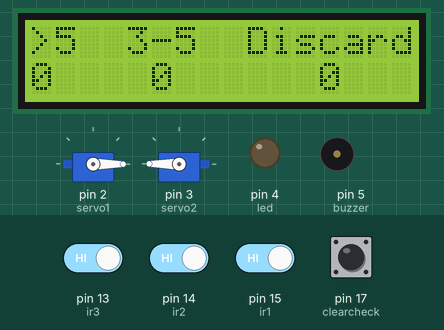
The sketch below on a simulated Arduino Mega 2560, built with avr-gcc and run on an emulated ATmega2560. Shown: 2 × servo, 16×2 character LCD, output pins drawn as LEDs (lit = HIGH), buzzer (waves = sounding, pin HIGH). The test bench sets the inputs (shaded band); at power-on: pin 13 (ir3), pin 14 (ir2), pin 15 (ir1), pin 17 (clearcheck) HIGH.

Above: at 1.3 s.
1.4 s: pin 13 (ir3) driven LOW
At 2.5 s:
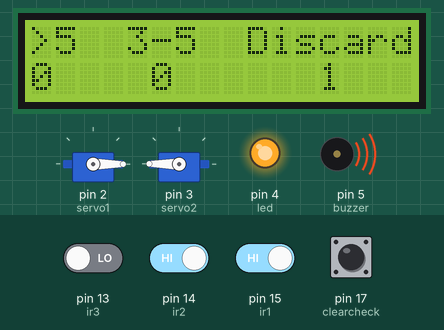
4.4 s: pin 14 (ir2) driven LOW
At 6.4 s:
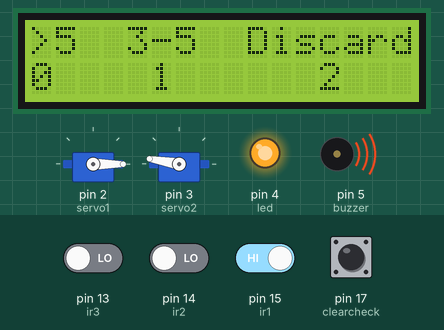
7.4 s: pin 15 (ir1) driven LOW
At 10.2 s:
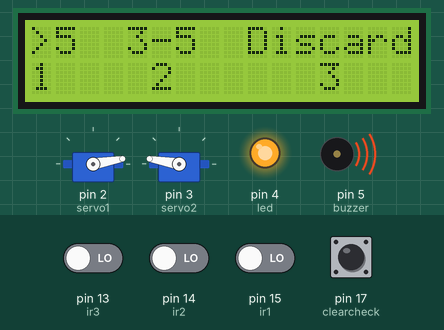
10.4 s: pin 13 (ir3) driven HIGH
13.4 s: pin 17 (clearcheck) pulled LOW for 1 s
At 14.68 s:
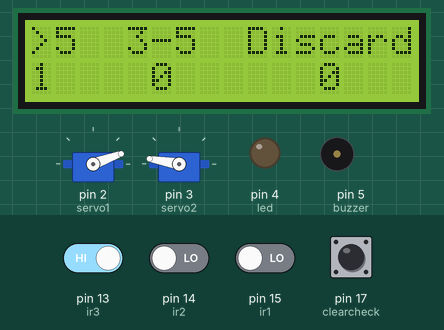
16.6 s: pin 14 (ir2) driven HIGH
At 17.45 s:
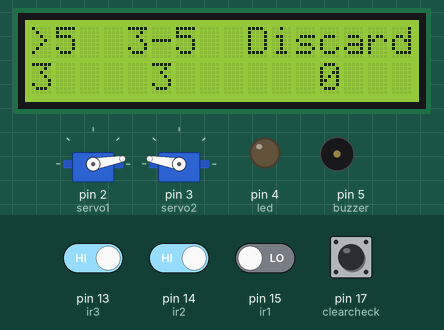
Timing chart, 0 to 20.6 s (numbered marks = the images above; inputs shaded):
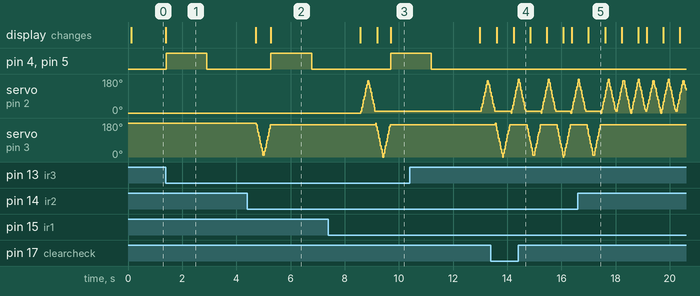

The sketch:

Energia_Project_11_2.ino
```cpp
#include <Servo.h>
#include<LiquidCrystal.h>

Servo servo1;  // create servo object to control a servo
Servo servo2;

LiquidCrystal lcd(33, 34, 35, 36, 37, 38);  // sets the interfacing pins

int pos = 0;    // variable to store the servo position
int ir1 = 15; //PB_7
int ir2 = 14; //PB_6
int ir3 = 13; //PA_4

int clearcheck = 17;

int buzzer = 5;
int led=4;

int count1=0,count2=0,count3=0;

void setup()
{
  servo1.attach(2); //PB_5
  servo2.attach(3); //PB_0
  servo1.write(0);
  servo2.write(180);

  lcd.begin(16, 2);

  pinMode(ir1,INPUT_PULLUP);
 pinMode(ir2,INPUT_PULLUP);
 pinMode(ir3,INPUT_PULLUP);
pinMode(clearcheck,INPUT_PULLUP);
pinMode(buzzer,OUTPUT);
pinMode(led,OUTPUT);


  lcd.clear();
  lcd.setCursor(0,0);
  lcd.print(">5");
  delay(10);
  lcd.setCursor(4,0);
  lcd.print("3-5");
  delay(10);
  lcd.setCursor(9,0);
  lcd.print("Discard");
  delay(10);
  lcd.setCursor(0,1);
  lcd.print(count1);
  delay(10);
  lcd.setCursor(5,1);
  lcd.print(count2);
  delay(10);
  lcd.setCursor(12,1);
  lcd.print(count3);
  delay(10);
}


void loop()
{
 int ir1state= digitalRead(ir1);
 int ir2state= digitalRead(ir2);
 int ir3state= digitalRead(ir3);
 int clearstate=digitalRead(clearcheck);

 if(clearstate==0){
count1=0;
count2=0;
count3=0;
 lcd.setCursor(0,1);
    lcd.print(count1);
    delay(10);

lcd.setCursor(5,1);
  lcd.print(count2);
  delay(10);
  lcd.setCursor(12,1);
    lcd.print(count3);
    delay(10);


  }

  if (ir1state==0){

    count1++;
    lcd.setCursor(0,1);
    lcd.print(count1);
    delay(10);


  for(pos = 0; pos < 180; pos +=10)  // goes from 0 degrees to 180 degrees
  {                                  // in steps of 1 degree
    servo1.write(pos);              // tell servo to go to position in variable 'pos'
    delay(15);                       // waits 15ms for the servo to reach the position
  }
   for(pos = 180; pos>=1; pos-=10)     // goes from 180 degrees to 0 degrees
  {
    servo1.write(pos);              // tell servo to go to position in variable 'pos'
    delay(15);                       // waits 15ms for the servo to reach the position
  }
}


 if (ir2state==0){

  count2++;
  lcd.setCursor(5,1);
  lcd.print(count2);
  delay(10);

  for(pos = 180; pos>=1; pos-=10)     // goes from 180 degrees to 0 degrees
  {
    servo2.write(pos);              // tell servo to go to position in variable 'pos'
    delay(15);                       // waits 15ms for the servo to reach the position
  }

  for(pos = 0; pos < 180; pos +=10)  // goes from 0 degrees to 180 degrees
  {                                  // in steps of 1 degree
    servo2.write(pos);              // tell servo to go to position in variable 'pos'
    delay(15);                       // waits 15ms for the servo to reach the position
  }
}


if (ir3state==0){
    count3+=1;
     lcd.setCursor(12,1);
    lcd.print(count3);
    delay(10);
    digitalWrite(buzzer,HIGH);
    digitalWrite(led,HIGH);
    delay(1500);
    digitalWrite(buzzer,LOW);
    digitalWrite(led,LOW);
    for(pos = 0; pos < 180; pos +=1)
    {
      delay(10);}


}


}
```

Measured:
- after the input at 1.4 s, pin 4 (led), pin 5 (buzzer): LOW → HIGH at once, → LOW 1.5 s later; the display: changes at once (image 1)
- after the input at 4.4 s, the display: first changes after 0.31 s (image 2 shows a later state)
- after the input at 7.4 s, pin 4 (led), pin 5 (buzzer): LOW → HIGH after 2.3 s instead of 1.7 s; servo on pin 2 (servo1): rises from 0° to 170° in 0.24 s, then falls to 10° in 0.27 s
- after the input at 16.6 s, servo on pin 3 (servo2): goes on until 17.4 s, then stays 170°
